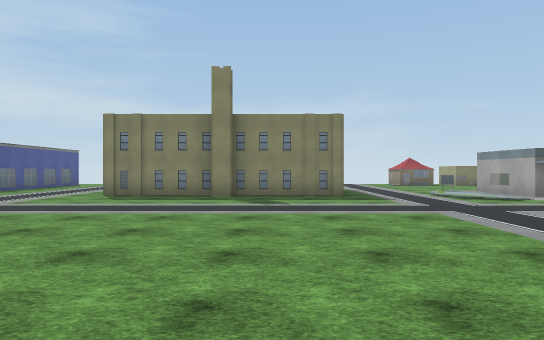
[1] (above)

24 first-person views from a walk through a 3-D level made in the Unity game engine. The camera is 1.4 m above the floor, looks level and sees 70° across. The floor is counted in squares, 2 m on a side. Each view is taken from the middle of a square. On the plan, view 1 faces up. The plan holds only what a view shows up to about 11 squares ahead; the rest is blank. The place goes on beyond the plan. Some surface patterns are stand-ins.

[2]
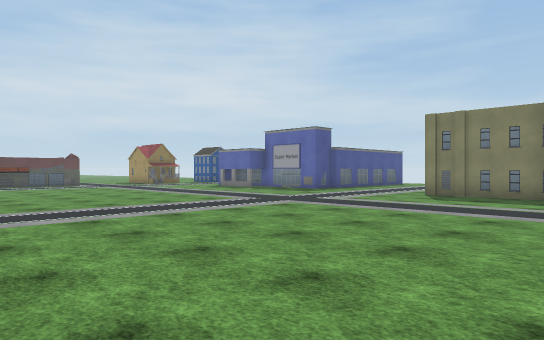

[3]
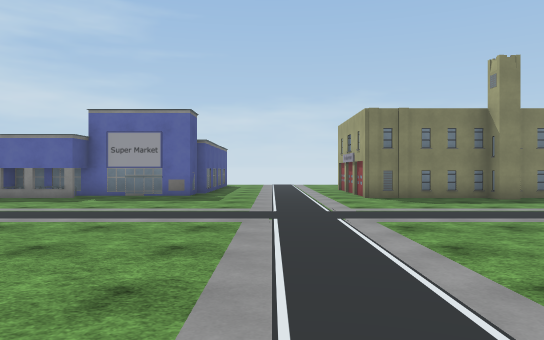

[4]
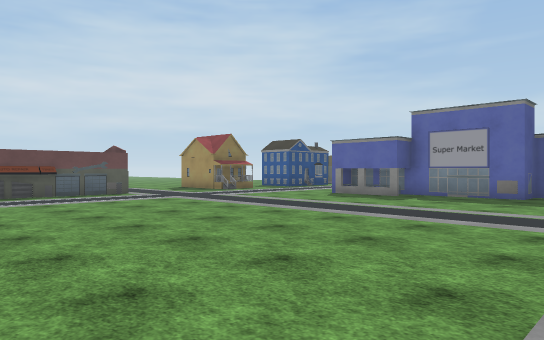

[5]
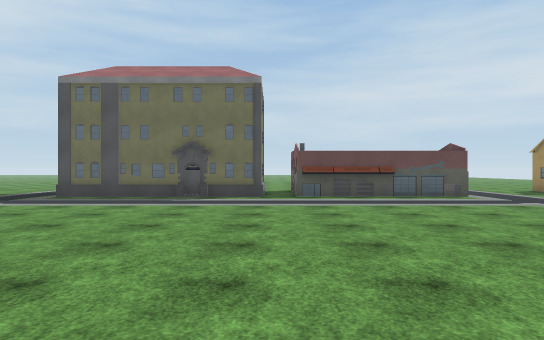

[6]
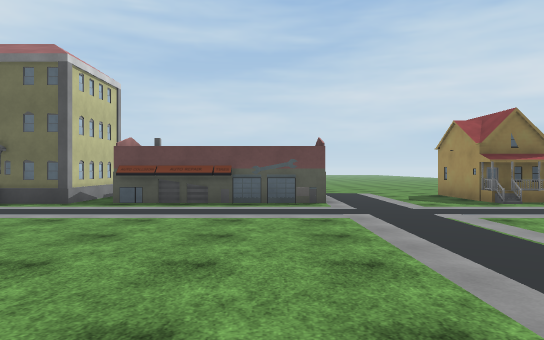

[7]
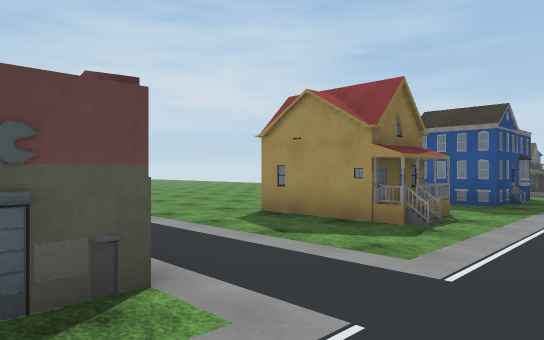

[8]
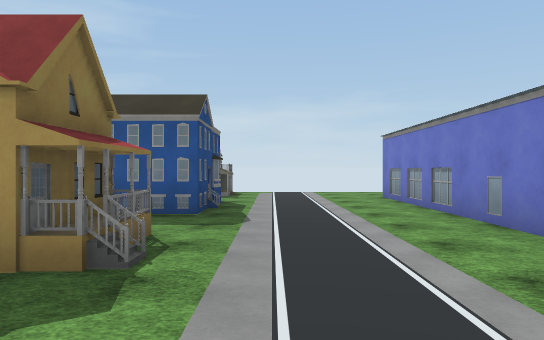

[9]
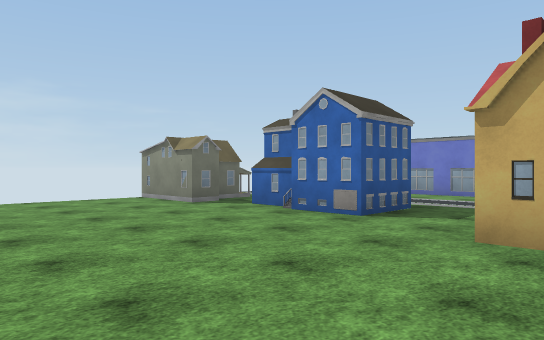

[10]
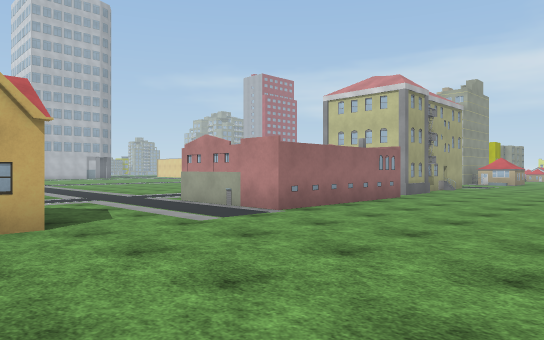

[11]
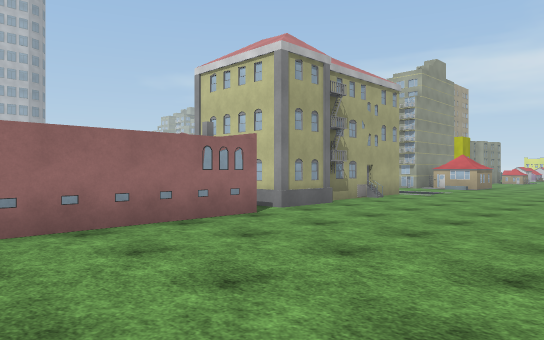

[12]
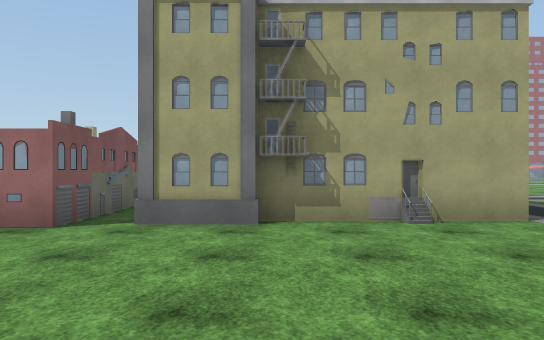

[13]
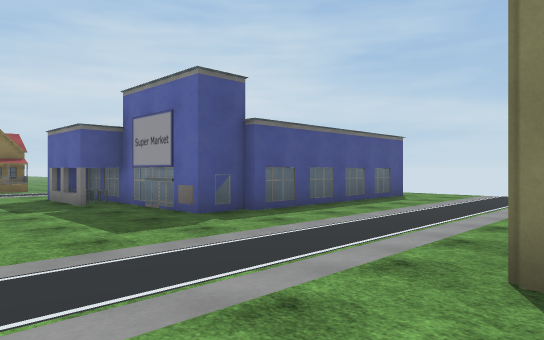

[14]
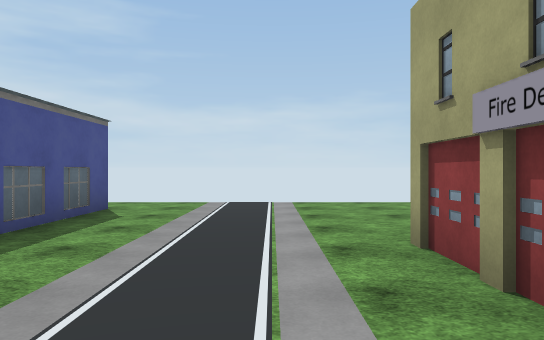

[15]
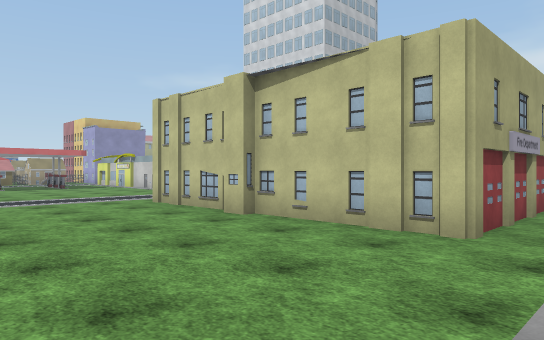

[16]
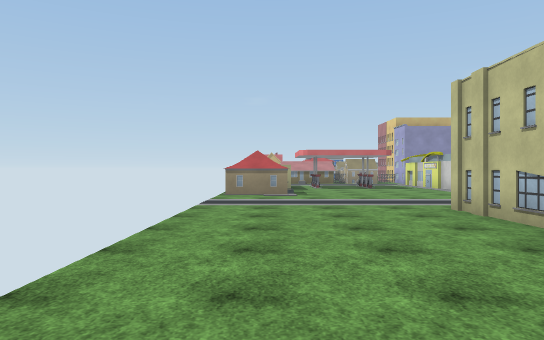

[17]
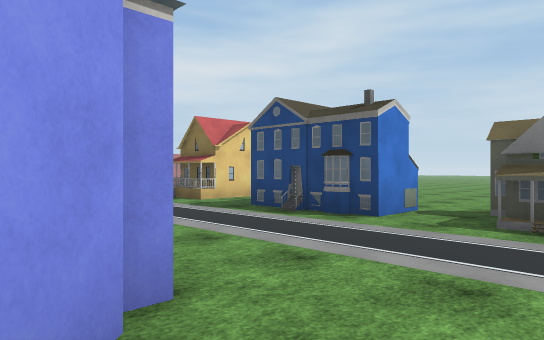

[18]
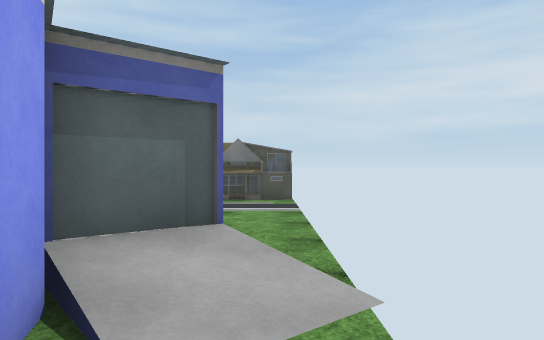

[19]
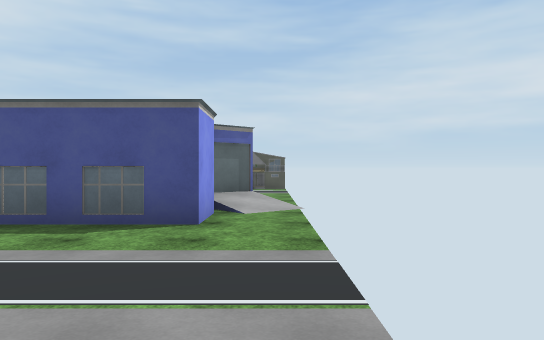

[20]
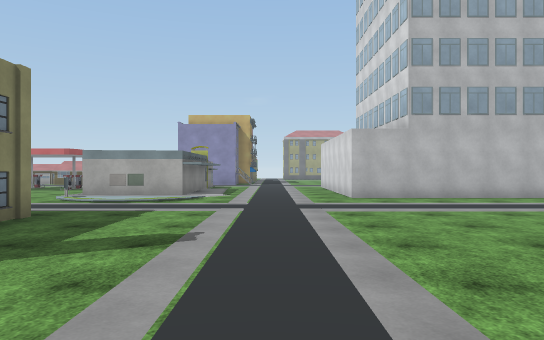

[21]
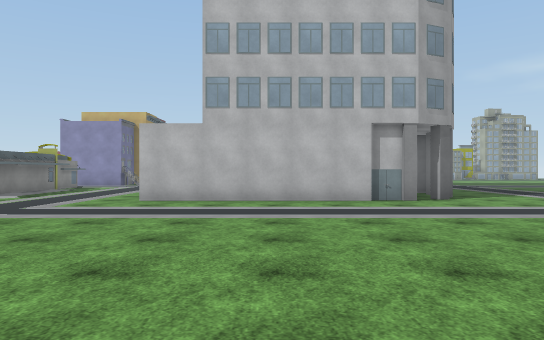

[22]
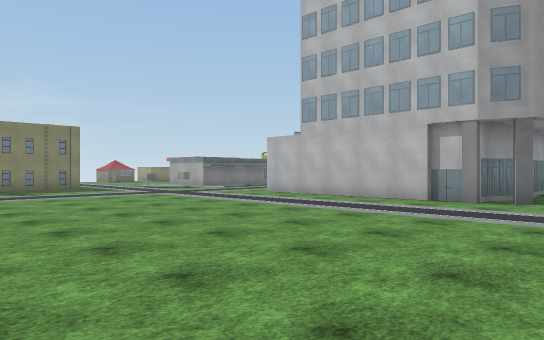

[23]
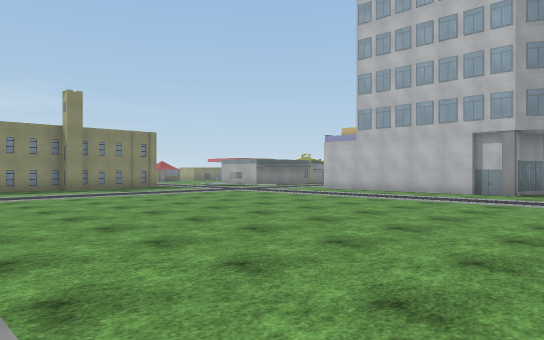

[24]
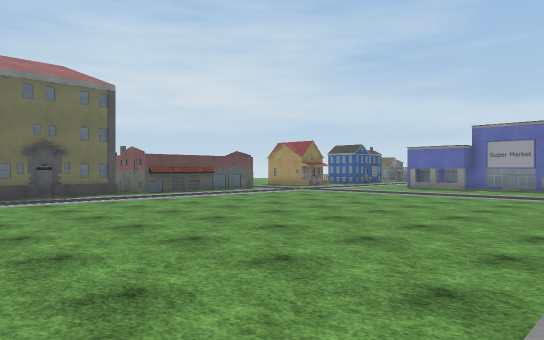

### Floor plan
Key: @ floor where view 1 was taken; # wall or solid block; . floor; / step, stairs or slope; = window, fence, low wall or low ledge; B building; O other object.
Columns run from 26 left of view 1 to 10 right of it. Each row starts with its distance up from view 1.
 19    ...BB......//................BB
 18   ....#BB....#####..............BB
 17   ..........##   #...............
 16   .....#....#    #...............
 15   .....B#...#    #....##.........
 14   ..... #...#    #....#######....
 13  ...........#   ##....#        ...
 12  ...........#####.....#       .=.#
 11 .....###....###.......#######....#
 10 .....###B........................#
  9 .............................../.##
  8 ...................................
  7  ..................................
  6 .....####..........................
  5  ....#  #.......................##
  4 .....#  #.......................#
  3 .....# ##.......................#
  2  ....###O.......................B
  1  ...............................B
  0  ....####..........  .....@.....B
 -1 .....## #.......................BB
 -2  .....###.......................BBBBB
 -3   ....###..........  ............B
 -4   ....###...    .. .. .. ..    ...

Positions as (right, up) in squares from view 1, and headings:
1: (0, 0), facing up
2: (0, 0), facing up-left
3: (-7, 1), facing up
4: (-7, 1), facing up-left
5: (-8, 1), facing left
6: (-10, 5), facing left
7: (-16, 5), facing up-left
8: (-17, 7), facing up
9: (-25, 10), facing up-right
10: (-26, 11), facing down-right
11: (-26, 6), facing down-right
12: (-26, -1), facing right
13: (-4, 8), facing up-left
14: (-6, 11), facing up
15: (-6, 19), facing down-right
16: (-5, 18), facing right
17: (-13, 19), facing down-left
18: (-9, 19), facing left
19: (-4, 19), facing left
20: (-4, 7), facing right
21: (-3, 2), facing right
22: (-3, -4), facing up-right
23: (-6, -4), facing up-right
24: (-7, -4), facing up-left
